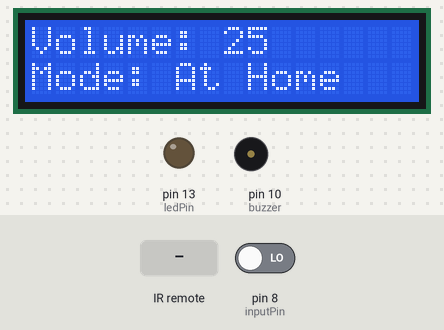
Simulated run of this sketch. Board: Arduino Uno, built with avr-gcc and run on an emulated ATmega328P. Shown: 16×2 character LCD, output pins drawn as LEDs (lit = HIGH), buzzer (waves = sounding). The inputs (shaded band) are chosen by the test bench; at power-on: pin 8 (inputPin) LOW. Pins used as bus, display or sensor lines are not drawn; what the sketch prints to the serial monitor is not drawn.

Above: at 1.2 s.
1.3 s: infrared code 0xC1AACD32 received
At 1.6 s:
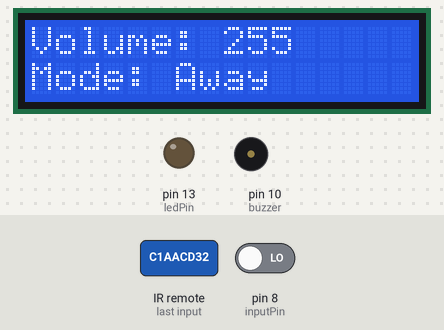
2.8 s: pin 8 (inputPin) driven HIGH
At 3.7 s:
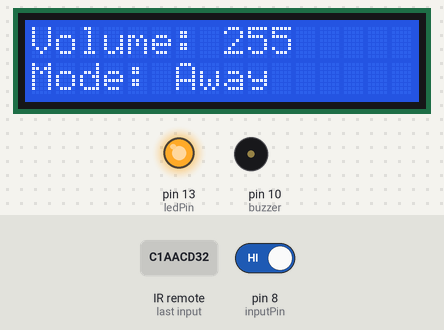
4.3 s: infrared code 0xC1AA4DB2 received
At 5.5 s:
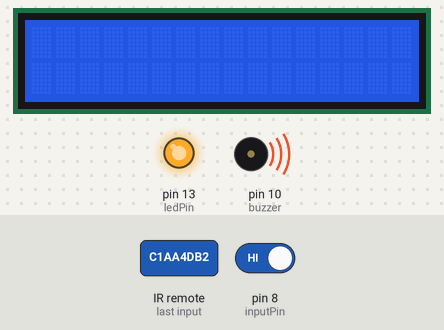
7.3 s: pin 8 (inputPin) driven LOW
At 10.0 s:
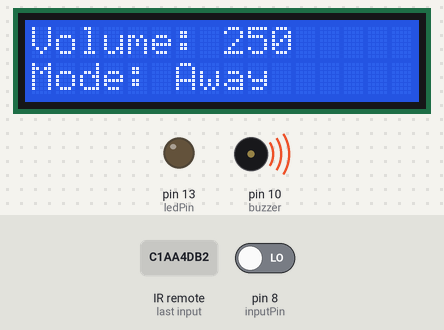
10.3 s: infrared code 0xC1AA8D72 received
At 10.9 s:
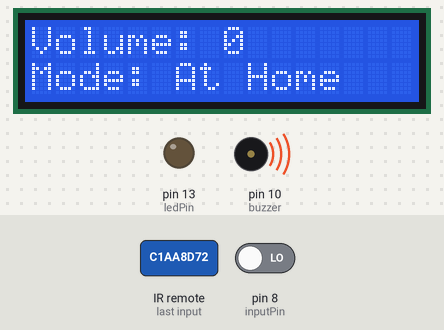
11.8 s: infrared code 0xC1AA0DF2 received
At 13.2 s:
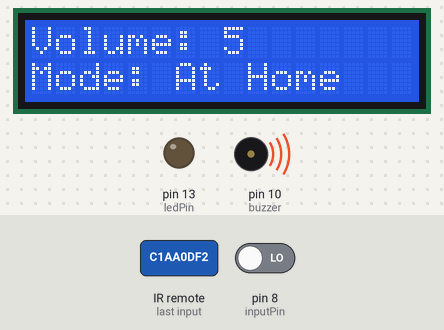
Timing chart, 0 to 14.3 s (numbered marks = the images above; inputs shaded):
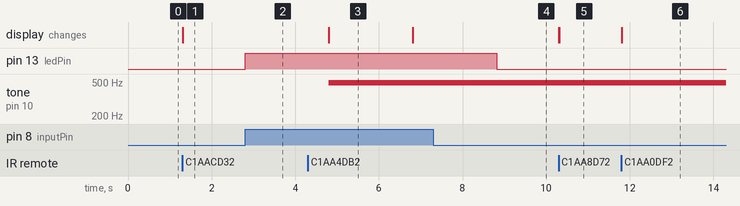

The sketch:

Master.ino
```cpp
int inputPin = 8;
int pirState = LOW;
int val = 0;

int b_vol=25;
String mode="At Home";
int buzzer=10;
int ledPin = 13;


#include <LiquidCrystal.h>
const int rs = 12, en = 11, d4 = 5, d5 = 4, d6 = 3, d7 = 2;
LiquidCrystal lcd(rs, en, d4, d5, d6, d7);


#include <IRremote.h>
int RECV_PIN = 9;
IRrecv irrecv(RECV_PIN);
decode_results results;

int state=0;

void setup() {
  lcd.begin(16, 2);

  pinMode(inputPin, INPUT);

  pinMode(ledPin, OUTPUT);
  pinMode(buzzer,OUTPUT);

  irrecv.enableIRIn();

  Serial.begin(9600);
}

void loop(){
  //  Up 3249147378 3772778233
  //  Down 3249163698 3772810873
  //  Left 3249196338 3772819033
  //  Right 3249180018 3772794553
  // 98D3:61:F5C5BA Slave Address
  if(Serial.available()>0){
    state=Serial.read();
  }

  lcd.setCursor(0,0);
  lcd.print("Volume: ");
  lcd.setCursor(8,0);
  lcd.print(b_vol, DEC);
  lcd.setCursor(0,1);
  lcd.print("Mode: "+mode);

  if(state=='y'){
    analogWrite(buzzer,b_vol);
    delay(2000);
    Serial.println("DET");
    state=0;
  }

  if (irrecv.decode(&results)) {
    if(results.value==3249147378){
      if(b_vol>=0 && b_vol<=250){
        b_vol=b_vol+5;
        lcd.clear();
        Serial.write('a');
      }
    }
    else if(results.value==3249163698){
      if(b_vol>=5 && b_vol<=255){
        b_vol=b_vol-5;
        lcd.clear();
        Serial.write('b');
      }
    }
    else if(results.value==3249196338){
      lcd.clear();
      mode="Away";
      b_vol=255;
      Serial.write('c');
    }
    else if(results.value==3249180018){
      lcd.clear();
      mode="At Home";
      b_vol=0;
      Serial.write('d');
    }
    irrecv.resume();
  }

  val = digitalRead(inputPin);

  if (val == HIGH) {
    if (pirState == LOW) {
      pirState = HIGH;
    }
    digitalWrite(ledPin, HIGH);
    analogWrite(buzzer,b_vol);
    Serial.write('x');
    delay(2000);
  }

  else {
    if (pirState == HIGH){
      pirState = LOW;
    }
    digitalWrite(ledPin, LOW);
    analogWrite(buzzer,0);
  }

}
```

Measured:
- after the input at 1.3 s, the display: first changes at once (image 1 shows a later state)
- after the input at 2.8 s, pin 13 (ledPin): LOW → HIGH at once
- after the input at 4.3 s, tone on pin 10 (buzzer): silent → 490 Hz after 0.51 s; the display: changes after 0.51 s (image 3)
- after the input at 7.3 s, pin 13 (ledPin): HIGH → LOW after 1.5 s
- after the input at 10.3 s, the display: first changes at once (image 5 shows a later state)
- after the input at 11.8 s, the display: first changes at once (image 6 shows a later state)
- what the display in image 3 shows lasts 2.0 s, from 4.8 s to 6.8 s
